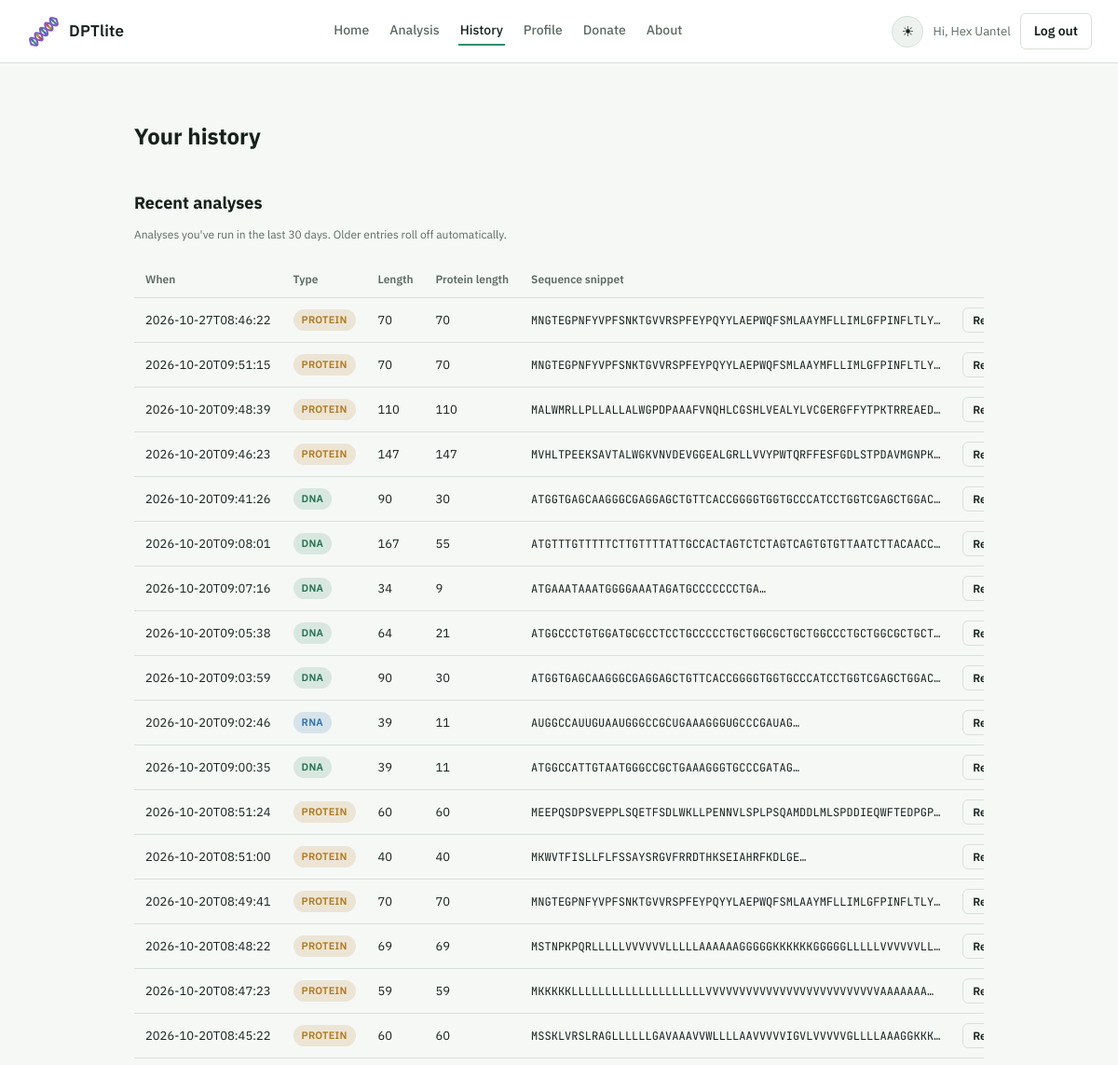
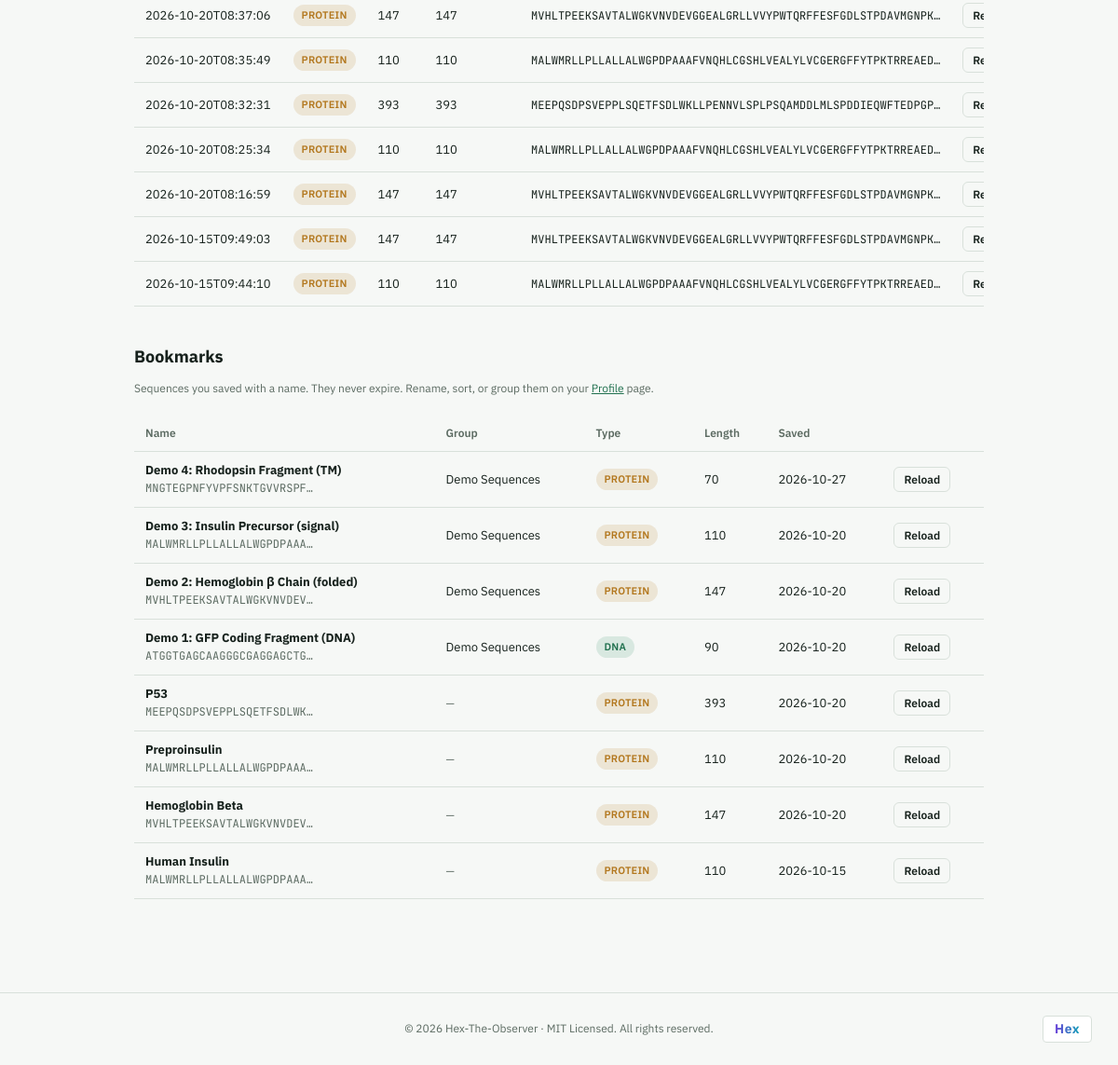
Screenshot of /history (signed in) with the database file from the repository (2 pictures, top to bottom).
### tables this page shows
CREATE TABLE history (
            id INTEGER PRIMARY KEY AUTOINCREMENT,
            user_id INTEGER NOT NULL,
            input_type TEXT,
            length INTEGER,
            protein_length INTEGER,
            sequence_snippet TEXT,
            full_sequence TEXT,
            created_at TEXT NOT NULL,
            orf_count INTEGER DEFAULT 0,
            from_cache INTEGER DEFAULT 0,
            FOREIGN KEY (user_id) REFERENCES users (id)
        );

CREATE TABLE bookmarks (
            id INTEGER PRIMARY KEY AUTOINCREMENT,
            user_id INTEGER NOT NULL,
            name TEXT NOT NULL,
            sequence TEXT NOT NULL,
            created_at TEXT NOT NULL, group_id INTEGER, position INTEGER DEFAULT 0,
            FOREIGN KEY (user_id) REFERENCES users (id)
        );

CREATE TABLE bookmark_groups (
            id INTEGER PRIMARY KEY AUTOINCREMENT,
            user_id INTEGER NOT NULL,
            name TEXT NOT NULL,
            created_at TEXT NOT NULL,
            FOREIGN KEY (user_id) REFERENCES users (id)
        );

### app.py (the view)
@app.route("/history")
@login_required
def history_page():
    cutoff = (datetime.utcnow() - timedelta(days=30)).isoformat(timespec="seconds")
    entries = get_db().execute(
        "SELECT * FROM history WHERE user_id = ? AND created_at >= ? ORDER BY created_at DESC",
        (session["user_id"], cutoff),
    ).fetchall()
    return render_template("history.html", entries=entries, bookmarks=get_bookmarks(session["user_id"]))

### biology.py (called while the page is built)
def detect_sequence_type(seq):
    if not seq:
        return "EMPTY", set()
    letters = set(seq)
    dna_letters = set("ACGTN")
    rna_letters = set("ACGUN")
    if letters <= dna_letters and "U" not in letters:
        return "DNA", set()
    if letters <= rna_letters and "T" not in letters:
        return "RNA", set()
    if letters <= VALID_PROTEIN_LETTERS or letters <= (VALID_PROTEIN_LETTERS | {"X", "*"}):
        return "PROTEIN", set()
    allowed = dna_letters | rna_letters | VALID_PROTEIN_LETTERS | {"X", "*"}
    invalid = letters - allowed
    return "UNKNOWN", invalid

### helpers.py (called while the page is built)
def get_db():
    db = getattr(g, "_database", None)
    if db is None:
        db = g._database = sqlite3.connect(DB_PATH)
        db.row_factory = sqlite3.Row
        db.execute("PRAGMA foreign_keys = ON")
    return db

def get_bookmarks(user_id):
    rows = get_db().execute(
        "SELECT b.id, b.name, b.sequence, b.created_at, b.group_id, b.position, g.name AS group_name "
        "FROM bookmarks b LEFT JOIN bookmark_groups g ON g.id = b.group_id "
        "WHERE b.user_id = ? ORDER BY b.created_at DESC, b.id DESC",  # Order by creation date (newest first) and bookmark ID (descending).
        (user_id,),
    ).fetchall()
    return [
        {
            "id": row["id"],
            "name": row["name"],
            "group_id": row["group_id"],
            "group_name": row["group_name"],
            "position": row["position"],
            "created_at": row["created_at"],
            "input_type": detect_sequence_type(row["sequence"])[0],
            "length": len(row["sequence"]),
            "snippet": row["sequence"][:40],
        }
        for row in rows
    ]

def login_required(view):
    @wraps(view)
    def wrapped(*args, **kwargs):
        if session.get("user_id") is None:
            flash("Please log in to use that feature.", "error")
            return redirect(url_for("login"))
        return view(*args, **kwargs)
    return wrapped

### templates/history.html (shortened to what this page needs)
{% extends "layout.html" %}
{% block content %}
<section class="simple-page wide">
  <h1>Your history</h1>
  <h2 class="section-title">Recent analyses</h2>
  <p class="muted">Analyses you've run in the last 30 days. Older entries roll off automatically.</p>
  {% if not entries %}
    <div class="empty-panel">
      <p>Nothing here yet &mdash; run an analysis and it'll show up in this list.</p>
      <a href="{{ url_for('analysis_page') }}" class="btn-solid">Go to Analysis</a>
    </div>
  {% else %}
    <div class="table-wrap">
      <table class="data-table">
        <thead>
          <tr>
            <th>When</th>
            <th>Type</th>
            <th>Length</th>
            <th>Protein length</th>
            <th>Sequence snippet</th>
            <th></th>
          </tr>
        </thead>
        <tbody>
          {% for e in entries %}
          <tr>
            <td>{{ e["created_at"] }}</td>
            <td><span class="badge badge-{{ e['input_type']|lower }}">{{ e["input_type"] }}</span></td>
            <td>{{ e["length"] }}</td>
            <td>{{ e["protein_length"] }}</td>
            <td><code class="mono snippet">{{ e["sequence_snippet"] }}&hellip;</code></td>
            <td><button class="btn-ghost btn-small load-history" data-sequence="{{ e['full_sequence'] }}">Reload</button></td>
          </tr>
          {% endfor %}
        </tbody>
      </table>
    </div>
  {% endif %}
  <h2 class="section-title">Bookmarks</h2>
  <p class="muted">
    Sequences you saved with a name. They never expire. Rename, sort, or group them on your
    <a href="{{ url_for('user_page') }}">Profile</a> page.
  </p>
  {% if not bookmarks %}
    <div class="empty-panel">
      <p>No bookmarks yet &mdash; give a sequence a name on the Analysis page and it'll be listed here.</p>
    </div>
  {% else %}
    <div class="table-wrap">
      <table class="data-table">
        <thead>
          <tr>
            <th>Name</th>
            <th>Group</th>
            <th>Type</th>
            <th>Length</th>
            <th>Saved</th>
            <th></th>
          </tr>
        </thead>
        <tbody>
          {% for b in bookmarks %}
          <tr>
            <td>
              <strong>{{ b["name"] }}</strong>
              <div><code class="mono snippet muted">{{ b["snippet"][:24] }}&hellip;</code></div>
            </td>
            <td>{% if b["group_name"] %}{{ b["group_name"] }}{% else %}<span class="muted">&mdash;</span>{% endif %}</td>
            <td><span class="badge badge-{{ b['input_type']|lower }}">{{ b["input_type"] }}</span></td>
            <td>{{ b["length"] }}</td>
            <td>{{ b["created_at"][:10] }}</td>
            <td><button class="btn-ghost btn-small reload-bookmark" data-id="{{ b['id'] }}">Reload</button></td>
          </tr>
          {% endfor %}
        </tbody>
      </table>
    </div>
  {% endif %}
</section>
{% endblock %}

### templates/layout.html (shortened to what this page needs)
<!DOCTYPE html>
<html lang="en" data-theme="light">
<head>
<link rel="stylesheet" href="{{ url_for('static', filename='style.css') }}">
</head>
<body>
<header class="site-header">
  <a class="brand" href="{{ url_for('index') }}">
    <span class="brand-name">DPTlite</span>
  </a>
  <nav class="site-nav">
    <a href="{{ url_for('index') }}" class="{{ 'active' if request.endpoint == 'index' }}">Home</a>
    {% if session.user_id %}
      <a href="{{ url_for('analysis_page') }}" class="{{ 'active' if request.endpoint == 'analysis_page' }}">Analysis</a>
      <a href="{{ url_for('history_page') }}" class="{{ 'active' if request.endpoint == 'history_page' }}">History</a>
      <a href="{{ url_for('user_page') }}" class="{{ 'active' if request.endpoint == 'user_page' }}">Profile</a>
    {% endif %}
    <a href="{{ url_for('donate') }}" class="{{ 'active' if request.endpoint == 'donate' }}">Donate</a>
    <a href="{{ url_for('about') }}" class="{{ 'active' if request.endpoint == 'about' }}">About</a>
  </nav>
  <div class="header-actions">
    <button id="theme-toggle" class="theme-toggle" type="button" aria-label="Toggle dark mode" title="Toggle light/dark mode">
      <span class="theme-icon">&#9788;</span>
    </button>
    {% if session.user_id %}
      <span class="hi-user">Hi, {{ session.user_name }}</span>
      <a href="{{ url_for('logout') }}" class="btn-ghost">Log out</a>
    {% else %}
      <a href="{{ url_for('login') }}" class="btn-ghost">Log in</a>
      <a href="{{ url_for('register') }}" class="btn-solid">Register</a>
    {% endif %}
  </div>
</header>
<main class="site-main">
  {% block content %}{% endblock %}
</main>
<footer class="site-footer">
  <p>&copy; 2026 Hex-The-Observer &middot; MIT Licensed. All rights reserved.</p>
  <span class="hex-badge" title="Hex-The-Observer"><span class="hex-text">Hex</span></span>
</footer>
</body>
</html>

### static/style.css (style rules this page uses)
:root { --bg: #f6f8f6; --panel: #ffffff; --panel-raised: #eef2ef; --line: #d8e0da; --text: #16211c; --muted: #5c6b62; --accent: #2f8f68; --accent-strong: #21714f; --accent-contrast: #ffffff; --backbone: #7c5cc4; --warn: #b3781f; --danger: #c14a35; --base-a: #2f8f68; --base-t: #2c6fae; --base-c: #c14a35; --base-g: #a8931c; --struct-helix: #c14a35; --struct-sheet: #2c6fae; --struct-coil: #7c8b82; --chart-grid: #d8e0da; --chart-tick: #5c6b62; --font-ui: "IBM Plex Sans", system-ui, sans-serif; --font-mono: "JetBrains Mono", ui-monospace, monospace; --shadow-soft: 0 1px 2px rgba(22, 33, 28, 0.06); }
* { box-sizing: border-box; }
html, body { margin: 0; background: var(--bg); color: var(--text); font-family: var(--font-ui); line-height: 1.5; }
a { color: var(--accent-strong); }
.site-header { display: flex; align-items: center; gap: 24px; padding: 14px 28px; border-bottom: 1px solid var(--line); background: var(--panel); flex-wrap: wrap; }
.brand { display: flex; align-items: center; gap: 8px; text-decoration: none; color: var(--text); margin-right: auto; }
.brand-logo { width: 38px; height: 38px; flex-shrink: 0; }
.brand-name { font-weight: 600; font-size: 17px; letter-spacing: 0.01em; }
.site-nav { display: flex; gap: 18px; flex-wrap: wrap; }
.site-nav a { text-decoration: none; color: var(--muted); font-size: 14px; font-weight: 500; padding: 4px 2px; border-bottom: 2px solid transparent; }
.site-nav a:hover, .site-nav a.active { color: var(--text); border-bottom-color: var(--accent); }
.header-actions { display: flex; align-items: center; gap: 10px; margin-left: auto; }
.hi-user { font-size: 13px; color: var(--muted); }
.theme-toggle { background: var(--panel-raised); border: 1px solid var(--line); border-radius: 50%; width: 34px; height: 34px; cursor: pointer; font-size: 15px; display: flex; align-items: center; justify-content: center; color: var(--text); }
.btn-solid, .btn-ghost { display: inline-block; text-decoration: none; font-family: var(--font-ui); font-weight: 600; font-size: 14px; border-radius: 6px; padding: 8px 14px; cursor: pointer; border: 1px solid transparent; transition: transform 0.05s ease, background 0.15s ease, border-color 0.15s ease; }
.btn-ghost { background: transparent; color: var(--text); border-color: var(--line); }
.btn-small { padding: 5px 10px; font-size: 12px; }
.site-footer { display: grid; grid-template-columns: 1fr auto 1fr; align-items: center; color: var(--muted); font-size: 12px; padding: 24px 28px; border-top: 1px solid var(--line); margin-top: 40px; }
.site-footer p { grid-column: 2; margin: 0; text-align: center; }
.hex-badge { grid-column: 3; justify-self: end; background: #ffffff; border: 1px solid var(--line); border-radius: 4px; padding: 3px 12px; font-size: 14px; font-weight: 700; letter-spacing: 0.03em; }
.hex-text { color: #6d3fd9; background-image: linear-gradient(90deg, #6d3fd9, #14a3b8); background-clip: text; -webkit-background-clip: text; -webkit-text-fill-color: transparent; }
.simple-page { max-width: 720px; margin: 0 auto; padding: 40px 24px 60px; }
.simple-page.wide { max-width: 960px; }
.simple-page h1 { margin-bottom: 6px; }
.simple-page .muted { color: var(--muted); }
.table-wrap { overflow-x: auto; margin-top: 20px; }
.data-table { width: 100%; border-collapse: collapse; font-size: 13px; }
.data-table th, .data-table td { text-align: left; padding: 10px 12px; border-bottom: 1px solid var(--line); white-space: nowrap; }
.data-table th { color: var(--muted); font-weight: 600; font-size: 12px; }
.data-table .snippet { font-size: 12px; }
.section-title { margin: 40px 0 4px; font-size: 18px; }
.badge { display: inline-block; padding: 3px 9px; border-radius: 20px; font-size: 11px; font-weight: 600; letter-spacing: 0.02em; }
.badge-dna { background: rgba(47, 143, 104, 0.15); color: var(--accent-strong); }
.badge-rna { background: rgba(44, 111, 174, 0.15); color: var(--base-t); }
.badge-protein { background: rgba(179, 120, 31, 0.15); color: var(--warn); }
.muted { color: var(--muted); font-size: 12px; }
.mono { font-family: var(--font-mono); }

### rows the page displays
history: created_at "2026-10-27T08:46:22", input_type "PROTEIN", length "70", protein_length "70", sequence_snippet "MNGTEGPNFYVPFSNKTGVVRSPFEYPQYYLAEPWQFSMLAAYMFLLIMLGFPINFLTLY"
history: created_at "2026-10-20T09:51:15", input_type "PROTEIN", length "70", protein_length "70", sequence_snippet "MNGTEGPNFYVPFSNKTGVVRSPFEYPQYYLAEPWQFSMLAAYMFLLIMLGFPINFLTLY"
history: created_at "2026-10-20T09:48:39", input_type "PROTEIN", length "110", protein_length "110", sequence_snippet "MALWMRLLPLLALLALWGPDPAAAFVNQHLCGSHLVEALYLVCGERGFFYTPKTRREAED"
history: created_at "2026-10-20T09:46:23", input_type "PROTEIN", length "147", protein_length "147", sequence_snippet "MVHLTPEEKSAVTALWGKVNVDEVGGEALGRLLVVYPWTQRFFESFGDLSTPDAVMGNPK"
history: created_at "2026-10-20T09:41:26", input_type "DNA", length "90", protein_length "30", sequence_snippet "ATGGTGAGCAAGGGCGAGGAGCTGTTCACCGGGGTGGTGCCCATCCTGGTCGAGCTGGAC"
history: created_at "2026-10-20T09:08:01", input_type "DNA", length "167", protein_length "55", sequence_snippet "ATGTTTGTTTTTCTTGTTTTATTGCCACTAGTCTCTAGTCAGTGTGTTAATCTTACAACC"
history: created_at "2026-10-20T09:07:16", input_type "DNA", length "34", protein_length "9", sequence_snippet "ATGAAATAAATGGGGAAATAGATGCCCCCCCTGA"
history: created_at "2026-10-20T09:05:38", input_type "DNA", length "64", protein_length "21", sequence_snippet "ATGGCCCTGTGGATGCGCCTCCTGCCCCCTGCTGGCGCTGCTGGCCCTGCTGGCGCTGCT"
history: created_at "2026-10-20T09:03:59", input_type "DNA", length "90", protein_length "30", sequence_snippet "ATGGTGAGCAAGGGCGAGGAGCTGTTCACCGGGGTGGTGCCCATCCTGGTCGAGCTGGAC"
history: created_at "2026-10-20T09:02:46", input_type "RNA", length "39", protein_length "11", sequence_snippet "AUGGCCAUUGUAAUGGGCCGCUGAAAGGGUGCCCGAUAG"
history: created_at "2026-10-20T09:00:35", input_type "DNA", length "39", protein_length "11", sequence_snippet "ATGGCCATTGTAATGGGCCGCTGAAAGGGTGCCCGATAG"
history: created_at "2026-10-20T08:51:24", input_type "PROTEIN", length "60", protein_length "60", sequence_snippet "MEEPQSDPSVEPPLSQETFSDLWKLLPENNVLSPLPSQAMDDLMLSPDDIEQWFTEDPGP"
history: created_at "2026-10-20T08:51:00", input_type "PROTEIN", length "40", protein_length "40", sequence_snippet "MKWVTFISLLFLFSSAYSRGVFRRDTHKSEIAHRFKDLGE"
history: created_at "2026-10-20T08:49:41", input_type "PROTEIN", length "70", protein_length "70", sequence_snippet "MNGTEGPNFYVPFSNKTGVVRSPFEYPQYYLAEPWQFSMLAAYMFLLIMLGFPINFLTLY"
history: created_at "2026-10-20T08:48:22", input_type "PROTEIN", length "69", protein_length "69", sequence_snippet "MSTNPKPQRLLLLLVVVVVVLLLLLAAAAAAGGGGGKKKKKKGGGGGLLLLLVVVVVVLL"
history: created_at "2026-10-20T08:47:23", input_type "PROTEIN", length "59", protein_length "59", sequence_snippet "MKKKKKLLLLLLLLLLLLLLLLLLLLVVVVVVVVVVVVVVVVVVVVVVVVVVAAAAAAA"
history: created_at "2026-10-20T08:45:22", input_type "PROTEIN", length "60", protein_length "60", sequence_snippet "MSSKLVRSLRAGLLLLLLGAVAAAVVWLLLLAAVVVVVIGVLVVVVVGLLLLAAAGGKKK"
history: created_at "2026-10-20T08:37:06", input_type "PROTEIN", length "147", protein_length "147", sequence_snippet "MVHLTPEEKSAVTALWGKVNVDEVGGEALGRLLVVYPWTQRFFESFGDLSTPDAVMGNPK"
history: created_at "2026-10-20T08:35:49", input_type "PROTEIN", length "110", protein_length "110", sequence_snippet "MALWMRLLPLLALLALWGPDPAAAFVNQHLCGSHLVEALYLVCGERGFFYTPKTRREAED"
history: created_at "2026-10-20T08:32:31", input_type "PROTEIN", length "393", protein_length "393", sequence_snippet "MEEPQSDPSVEPPLSQETFSDLWKLLPENNVLSPLPSQAMDDLMLSPDDIEQWFTEDPGP"
history: created_at "2026-10-20T08:25:34", input_type "PROTEIN", length "110", protein_length "110", sequence_snippet "MALWMRLLPLLALLALWGPDPAAAFVNQHLCGSHLVEALYLVCGERGFFYTPKTRREAED"
history: created_at "2026-10-20T08:16:59", input_type "PROTEIN", length "147", protein_length "147", sequence_snippet "MVHLTPEEKSAVTALWGKVNVDEVGGEALGRLLVVYPWTQRFFESFGDLSTPDAVMGNPK"
history: created_at "2026-10-15T09:49:03", input_type "PROTEIN", length "147", protein_length "147", sequence_snippet "MVHLTPEEKSAVTALWGKVNVDEVGGEALGRLLVVYPWTQRFFESFGDLSTPDAVMGNPK"
history: created_at "2026-10-15T09:44:10", input_type "PROTEIN", length "110", protein_length "110", sequence_snippet "MALWMRLLPLLALLALWGPDPAAAFVNQHLCGSHLVEALYLVCGERGFFYTPKTRREAED"
bookmarks: name "Demo 4: Rhodopsin Fragment (TM)", b "MNGTEGPNFYVPFSNKTGVVRSPF", group_name "Demo Sequences", input_type "PROTEIN", length "70", created_at "2026-10-27"
bookmarks: name "Demo 3: Insulin Precursor (signal)", b "MALWMRLLPLLALLALWGPDPAAA", group_name "Demo Sequences", input_type "PROTEIN", length "110", created_at "2026-10-20"
bookmarks: name "Demo 2: Hemoglobin β Chain (folded)", b "MVHLTPEEKSAVTALWGKVNVDEV", group_name "Demo Sequences", input_type "PROTEIN", length "147", created_at "2026-10-20"
bookmarks: name "Demo 1: GFP Coding Fragment (DNA)", b "ATGGTGAGCAAGGGCGAGGAGCTG", group_name "Demo Sequences", input_type "DNA", length "90", created_at "2026-10-20"
bookmarks: name "P53", b "MEEPQSDPSVEPPLSQETFSDLWK", input_type "PROTEIN", length "393", created_at "2026-10-20"
bookmarks: name "Preproinsulin", b "MALWMRLLPLLALLALWGPDPAAA", input_type "PROTEIN", length "110", created_at "2026-10-20"
bookmarks: name "Hemoglobin Beta", b "MVHLTPEEKSAVTALWGKVNVDEV", input_type "PROTEIN", length "147", created_at "2026-10-20"
bookmarks: name "Human Insulin", b "MALWMRLLPLLALLALWGPDPAAA", input_type "PROTEIN", length "110", created_at "2026-10-15"

### other values shown
{{ session.user_name }} "Hex Uantel"
